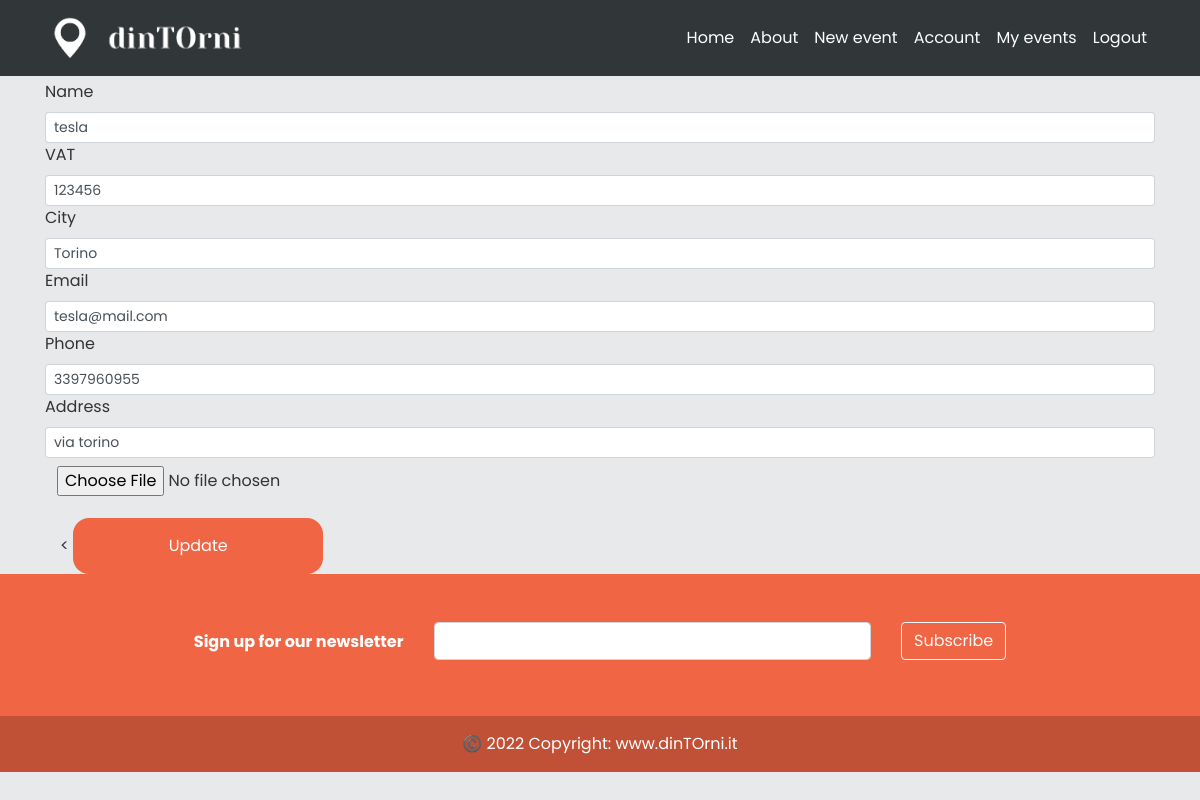
/account_business (signed in), run on an earlier commit of the app's database.
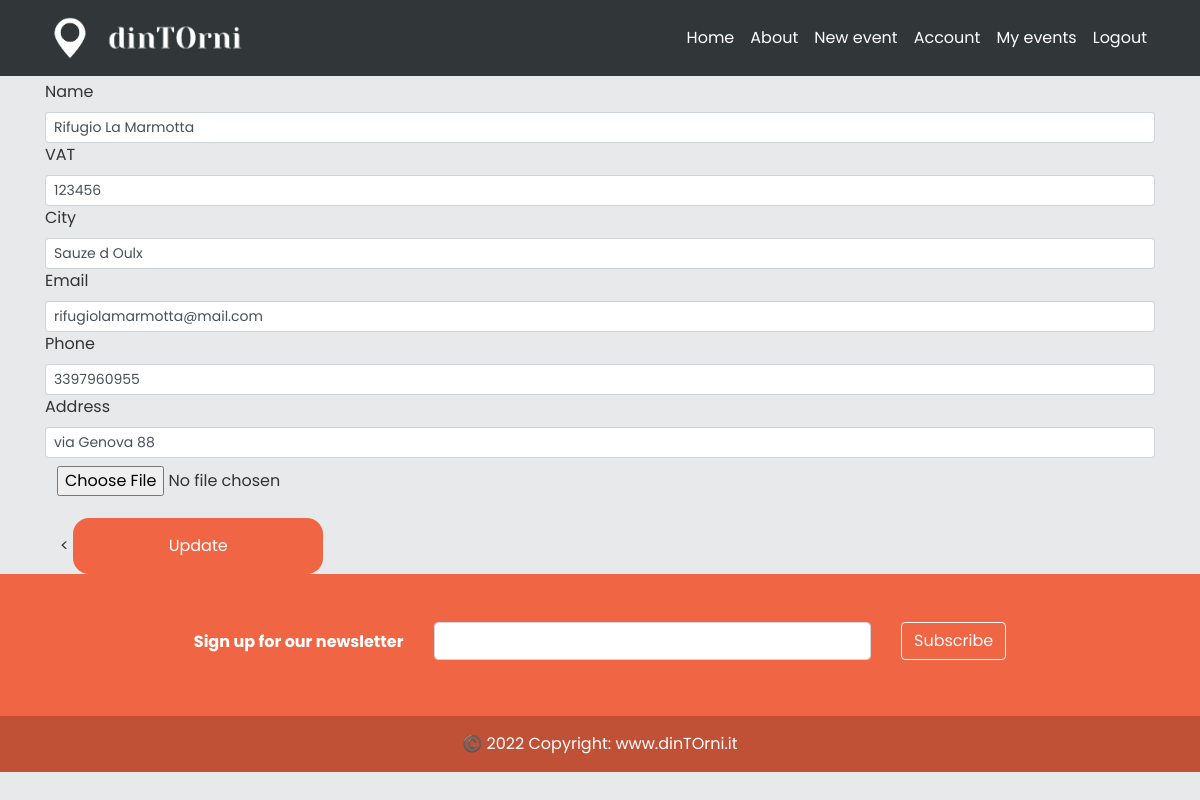
And on a later commit of the database.
### models.py (models this page shows, shortened)
class User(db.Model, UserMixin):
    _tablename__ = 'user'
    id = db.Column(db.Integer, primary_key=True)
    email = db.Column(db.String(120), unique=True, nullable=False)
    image_file = db.Column(db.String(20), nullable=False, default='default.jpg')
    password = db.Column(db.String(60), nullable=False)
    telephone = db.Column(db.Integer(), nullable=False)
    type= db.Column(db.String(20))
    __mapper_args__={
        'polymorphic_identity': 'user',
        'polymorphic_on': type
    }

class Business(User, db.Model):
    _tablename__ = 'business'
    id = db.Column(db.Integer, db.ForeignKey('user.id'), primary_key=True)
    name = db.Column(db.String(20), unique=True, nullable=False)
    vat_number = db.Column(db.Integer())#rimettere i nullable
    city = db.Column(db.String(20))
    address = db.Column(db.String(30))
    events = db.relationship('Event', backref='creator', lazy=True)
    link_facebook = db.Column(db.String())
    link_instagram = db.Column(db.String())
    link_twitter = db.Column(db.String())
    link_website = db.Column(db.String())
    __mapper_args__ = {
        'polymorphic_identity': 'business',
    }

class User(db.Model, UserMixin):
    _tablename__ = 'user'
    id = db.Column(db.Integer, primary_key=True)
    email = db.Column(db.String(120), unique=True, nullable=False)
    image_file = db.Column(db.String(20), nullable=False, default='default.jpg')
    password = db.Column(db.String(60), nullable=False)
    telephone = db.Column(db.Integer(), nullable=False)
    type= db.Column(db.String(20))
    __mapper_args__={
        'polymorphic_identity': 'user',
        'polymorphic_on': type
    }

### app/users/routes.py (the view)
@users.route("/account_business", methods=['GET', 'POST'])
@login_required
def account_business():
    form= UpdateAccountBusinessForm()
    if form.validate_on_submit():
        if form.picture.data:
            picture_file = save_picture(form.picture.data)
            current_user.image_file = picture_file
        current_user.name = form.name.data
        current_user.email = form.email.data
        current_user.vat_number = form.vat_number.data
        current_user.telephone = form.telephone.data
        current_user.city = form.city.data
        current_user.address = form.address.data
        current_user.link_facebook = form.link_facebook.data
        current_user.link_instagram = form.link_instagram.data
        current_user.link_twitter = form.link_twitter.data
        current_user.link_website = form.link_website.data
        db.session.commit()
        flash('your account has been updated', 'success')
        return redirect(url_for('users.account_business'))
    elif request.method == 'GET':
            form.name.data = current_user.name
            form.email.data = current_user.email
            form.vat_number.data = current_user.vat_number
            form.telephone.data = current_user.telephone
            form.city.data = current_user.city
            form.address.data = current_user.address
            form.link_facebook.data = current_user.link_facebook
            form.link_instagram.data = current_user.link_instagram
            form.link_twitter.data = current_user.link_twitter
            form.link_website.data = current_user.link_website
    image_file = url_for('static', filename='profile_pics/'+current_user.image_file)#devo mettere la cartella+la route
    return render_template('update_account_business.html', title='Account Business',image_file=image_file, form=form)

### models.py (called while the page is built)
@login_manager.user_loader
def load_user(email):
    user = User.query.get(email)
    return user

### app/templates/update_account_business.html (shortened to what this page needs)
{% extends "layout.html" %}
{% block content %}
    <form method="POST" action="" enctype="multipart/form-data">
        <label>Name</label>
                {% if form.name.errors %}
                    {{ form.name(class="form-control input-sm form-control-sm is-invalid") }}
                    {% for error in form.name.errors %}
                        <span>{{ error }}</span>
                    {% endfor %}
                {% else %}
                    {{ form.name(class="form-control input-sm form-control-sm") }}
                {% endif %}
                <label>VAT</label>
                {% if form.vat_number.errors %}
                    {{ form.vat_number(class="form-control input-sm form-control-sm is-invalid") }}
                        {% for error in form.vat_number.errors %}
                            <span>{{ error }}</span>
                        {% endfor %}
                {% else %}
                    {{ form.vat_number(class="form-control input-sm form-control-sm") }}
                {% endif %}
                <label>City</label>
                {% if form.city.errors %}
                    {{ form.city(class="form-control input-sm form-control-sm is-invalid") }}
                    {% for error in form.city.errors %}
                        <span>{{ error }}</span>
                    {% endfor %}
                {% else %}
                    {{ form.city(class="form-control input-sm form-control-sm") }}
                {% endif %}
                    <label>Email</label>
                    {% if form.email.errors %}
                        {{ form.email(class="form-control input-sm is-invalid") }}
                            {% for error in form.email.errors %}
                                <span>{{ error }}</span>
                            {% endfor %}
                    {% else %}
                        {{ form.email(class="form-control input-sm form-control-sm") }}
                    {% endif %}
                    <label>Phone</label>
                    {% if form.telephone.errors %}
                        {{ form.telephone(class="form-control input-sm form-control-sm is-invalid") }}
                            {% for error in form.telephone.errors %}
                                <span>{{ error }}</span>
                            {% endfor %}
                    {% else %}
                        {{ form.telephone(class="form-control input-sm form-control-sm") }}
                    {% endif %}
                    <label>Address</label>
                    {% if form.address.errors %}
                        {{ form.address(class="form-control input-sm form-control-sm is-invalid") }}
                            {% for error in form.address.errors %}
                                <span>{{ error }}</span>
                            {% endfor %}
                    {% else %}
                        {{ form.address(class="form-control input-sm form-control-sm") }}
                    {% endif %}
            <div class="form-group justify-content-center align-center">
                {{ form.picture(class="form-control-file pt-2") }}
            </div>
        <div class="container">
                <
                    {{ form.submit(class="btnSubmit text-white", style="background: #F06543; width: 250px;") }}
        </div>
    </form>
{% endblock content %}

What changed in the data, as far as the page shows it:
changed Business: name "tesla" → "Rifugio La Marmotta"; city "Torino" → "Sauze d Oulx"; address "via torino" → "via Genova 88"
changed User: email "tesla@mail.com" → "rifugiolamarmotta@mail.com"
